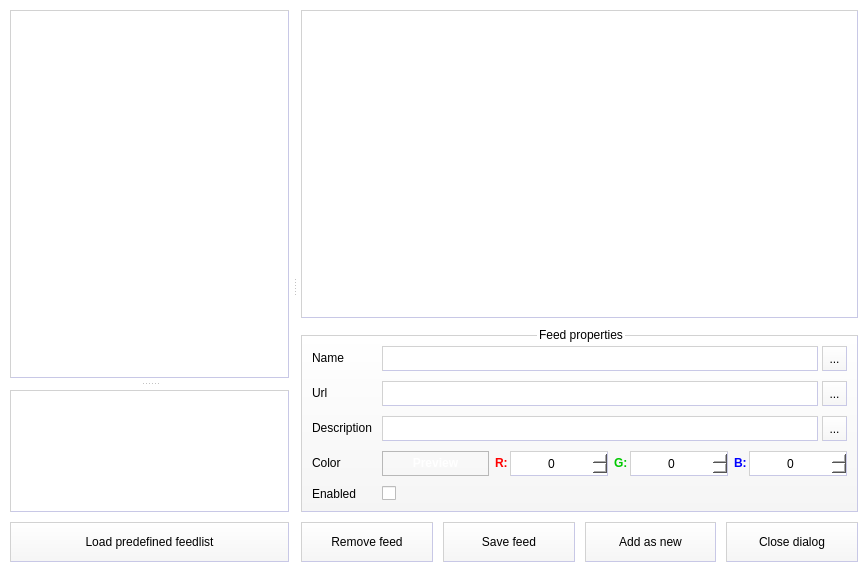
<?xml version="1.0" encoding="UTF-8"?>
<ui version="4.0">
 <class>FeedEditWidget</class>
 <widget class="QWidget" name="FeedEditWidget">
  <property name="geometry">
   <rect>
    <x>0</x>
    <y>0</y>
    <width>868</width>
    <height>572</height>
   </rect>
  </property>
  <property name="windowTitle">
   <string>Form</string>
  </property>
  <property name="styleSheet">
   <string notr="true">#FeedEditWidget{
	background-color: white;
}

QLabel{
	color: black;
}

QSpinBox{
	background-color: white;
	color: black;
	border-bottom: 1px solid rgb(200, 200, 230);
	border-right: 1px solid rgb(200, 200, 230);
	border-top: 1px solid rgb(210, 210, 210);
	border-left: 1px solid rgb(210, 210, 210);
	border-radius: 0px;
	min-width: 80px;
}

QSpinBox::up-button{
	width: 23px;
	height: 23px;
	subcontrol-origin: margin;
	subcontrol-position: center right;
	image: url(:/images/spinbox_up);
	border-right: 1px solid rgb(210, 210, 210);
	border-left: 1px solid rgb(210, 210, 210);
	background-color: qlineargradient(spread:pad, x1:0, y1:0, x2:0, y2:1, stop:0 rgb(255, 255, 255), stop:1 rgb(245, 245, 245));
}

QSpinBox::up-button:hover{
	background-color: qlineargradient(spread:pad, x1:0, y1:0, x2:0, y2:1, stop:0 rgb(245, 245, 245), stop:1 rgb(235, 235, 235));
}

QSpinBox::up-button:pressed{
	background-color: qlineargradient(spread:pad, x1:0, y1:0, x2:0, y2:1, stop:0 rgb(235, 235, 235), stop:1 rgb(225, 225, 225));
}

QSpinBox::down-button{
	width: 22px;
	height: 23px;
	subcontrol-origin: margin;
	subcontrol-position: center left;
	image: url(:/images/spinbox_down);	
	border-right: 1px solid rgb(210, 210, 210);
	border-left: 1px solid rgb(210, 210, 210);
	background-color: qlineargradient(spread:pad, x1:0, y1:0, x2:0, y2:1, stop:0 rgb(255, 255, 255), stop:1 rgb(245, 245, 245));
}

QSpinBox::down-button:hover{
	background-color: qlineargradient(spread:pad, x1:0, y1:0, x2:0, y2:1, stop:0 rgb(245, 245, 245), stop:1 rgb(235, 235, 235));
}

QSpinBox::down-button:pressed{
	background-color: qlineargradient(spread:pad, x1:0, y1:0, x2:0, y2:1, stop:0 rgb(235, 235, 235), stop:1 rgb(225, 225, 225));
}

QLineEdit{
	background-color: white;
	color: black;
	border-bottom: 1px solid rgb(200, 200, 230);
	border-right: 1px solid rgb(200, 200, 230);
	border-top: 1px solid rgb(210, 210, 210);
	border-left: 1px solid rgb(210, 210, 210);
	border-radius: 0px;
}

QListWidget{
	background-color: white;
	color: black;
	border-radius: 0px;
	border-bottom: 1px solid rgb(200, 200, 230);
	border-right: 1px solid rgb(200, 200, 230);
	border-top: 1px solid rgb(210, 210, 210);
	border-left: 1px solid rgb(210, 210, 210);
}

QListView::item:selected{
	border-radius: 0px;
	background-color: rgb(245, 245, 245);
	color: black;
}

QPushButton{
	background-color: qlineargradient(spread:pad, x1:0, y1:0, x2:0, y2:1, stop:0 rgb(255, 255, 255), stop:1 rgb(245, 245, 245));
	color: black;
	border-radius: 0px;
	border-bottom: 1px solid rgb(200, 200, 230);
	border-right: 1px solid rgb(200, 200, 230);
	border-top: 1px solid rgb(210, 210, 210);
	border-left: 1px solid rgb(210, 210, 210);
}

QPushButton:hover{
	background-color: qlineargradient(spread:pad, x1:0, y1:0, x2:0, y2:1, stop:0 rgb(245, 245, 245), stop:1 rgb(235, 235, 235));
}

QPushButton:pressed{
	background-color: qlineargradient(spread:pad, x1:0, y1:0, x2:0, y2:1, stop:0 rgb(235, 235, 235), stop:1 rgb(225, 225, 225));
}

QToolButton{
	background-color: qlineargradient(spread:pad, x1:0, y1:0, x2:0, y2:1, stop:0 rgb(255, 255, 255), stop:1 rgb(245, 245, 245));
	color: black;
	border-radius: 0px;
	border-bottom: 1px solid rgb(200, 200, 230);
	border-right: 1px solid rgb(200, 200, 230);
	border-top: 1px solid rgb(210, 210, 210);
	border-left: 1px solid rgb(210, 210, 210);
}

QToolButton:hover{
	background-color: qlineargradient(spread:pad, x1:0, y1:0, x2:0, y2:1, stop:0 rgb(245, 245, 245), stop:1 rgb(235, 235, 235));
}

QToolButton:pressed{
	background-color: qlineargradient(spread:pad, x1:0, y1:0, x2:0, y2:1, stop:0 rgb(235, 235, 235), stop:1 rgb(225, 225, 225));
}

QGroupBox{	
    background-color: qlineargradient(spread:pad, x1:0, y1:0, x2:0, y2:1, stop:0 rgb(255, 255, 255), stop:1 rgb(245, 245, 245));
	border-bottom: 1px solid rgb(200, 200, 230);
	border-right: 1px solid rgb(200, 200, 230);
	border-top: 1px solid rgb(210, 210, 210);
	border-left: 1px solid rgb(210, 210, 210);
	border-radius: 0px;
	margin-top: 7px;
}

QGroupBox::title{
	color: black;
	subcontrol-origin: margin;
	subcontrol-position: top conter;
}

#splitter::handle{
	image: url(:/images/splitter);
}

#presetSplitter::handle{
	image: url(:/images/hsplitter);
}

#feedlistDescriptionText{
	border-bottom: 1px solid rgb(200, 200, 230);
	border-right: 1px solid rgb(200, 200, 230);
	border-top: 1px solid rgb(210, 210, 210);
	border-left: 1px solid rgb(210, 210, 210);
	background-color: white;
}</string>
  </property>
  <layout class="QVBoxLayout" name="verticalLayout_3">
   <property name="spacing">
    <number>0</number>
   </property>
   <property name="leftMargin">
    <number>10</number>
   </property>
   <property name="topMargin">
    <number>10</number>
   </property>
   <property name="rightMargin">
    <number>10</number>
   </property>
   <property name="bottomMargin">
    <number>10</number>
   </property>
   <item>
    <widget class="QSplitter" name="splitter">
     <property name="orientation">
      <enum>Qt::Horizontal</enum>
     </property>
     <property name="handleWidth">
      <number>12</number>
     </property>
     <property name="childrenCollapsible">
      <bool>false</bool>
     </property>
     <widget class="QFrame" name="leftFrame">
      <property name="sizePolicy">
       <sizepolicy hsizetype="Preferred" vsizetype="Preferred">
        <horstretch>3</horstretch>
        <verstretch>0</verstretch>
       </sizepolicy>
      </property>
      <property name="lineWidth">
       <number>0</number>
      </property>
      <layout class="QVBoxLayout" name="verticalLayout">
       <property name="spacing">
        <number>10</number>
       </property>
       <property name="leftMargin">
        <number>0</number>
       </property>
       <property name="topMargin">
        <number>0</number>
       </property>
       <property name="rightMargin">
        <number>0</number>
       </property>
       <property name="bottomMargin">
        <number>0</number>
       </property>
       <item>
        <widget class="QSplitter" name="presetSplitter">
         <property name="orientation">
          <enum>Qt::Vertical</enum>
         </property>
         <property name="handleWidth">
          <number>12</number>
         </property>
         <property name="childrenCollapsible">
          <bool>false</bool>
         </property>
         <widget class="QListWidget" name="feedPresetList">
          <property name="sizePolicy">
           <sizepolicy hsizetype="Expanding" vsizetype="Preferred">
            <horstretch>0</horstretch>
            <verstretch>6</verstretch>
           </sizepolicy>
          </property>
         </widget>
         <widget class="QPlainTextEdit" name="feedlistDescriptionText">
          <property name="sizePolicy">
           <sizepolicy hsizetype="Expanding" vsizetype="Preferred">
            <horstretch>0</horstretch>
            <verstretch>2</verstretch>
           </sizepolicy>
          </property>
          <property name="readOnly">
           <bool>true</bool>
          </property>
         </widget>
        </widget>
       </item>
       <item>
        <widget class="QPushButton" name="loadFeedlistButton">
         <property name="sizePolicy">
          <sizepolicy hsizetype="Expanding" vsizetype="Fixed">
           <horstretch>0</horstretch>
           <verstretch>0</verstretch>
          </sizepolicy>
         </property>
         <property name="minimumSize">
          <size>
           <width>100</width>
           <height>40</height>
          </size>
         </property>
         <property name="text">
          <string>Load predefined feedlist</string>
         </property>
         <property name="default">
          <bool>false</bool>
         </property>
         <property name="flat">
          <bool>false</bool>
         </property>
        </widget>
       </item>
      </layout>
     </widget>
     <widget class="QFrame" name="rightFrame">
      <property name="sizePolicy">
       <sizepolicy hsizetype="Preferred" vsizetype="Preferred">
        <horstretch>3</horstretch>
        <verstretch>0</verstretch>
       </sizepolicy>
      </property>
      <property name="frameShape">
       <enum>QFrame::NoFrame</enum>
      </property>
      <property name="frameShadow">
       <enum>QFrame::Raised</enum>
      </property>
      <property name="lineWidth">
       <number>0</number>
      </property>
      <layout class="QVBoxLayout" name="verticalLayout_2">
       <property name="spacing">
        <number>10</number>
       </property>
       <property name="leftMargin">
        <number>0</number>
       </property>
       <property name="topMargin">
        <number>0</number>
       </property>
       <property name="rightMargin">
        <number>0</number>
       </property>
       <property name="bottomMargin">
        <number>0</number>
       </property>
       <item>
        <widget class="QListWidget" name="feedList">
         <property name="sizePolicy">
          <sizepolicy hsizetype="Preferred" vsizetype="Expanding">
           <horstretch>2</horstretch>
           <verstretch>0</verstretch>
          </sizepolicy>
         </property>
        </widget>
       </item>
       <item>
        <widget class="QGroupBox" name="groupBox1">
         <property name="sizePolicy">
          <sizepolicy hsizetype="Expanding" vsizetype="Minimum">
           <horstretch>0</horstretch>
           <verstretch>0</verstretch>
          </sizepolicy>
         </property>
         <property name="title">
          <string>Feed properties</string>
         </property>
         <layout class="QFormLayout" name="formLayout">
          <property name="sizeConstraint">
           <enum>QLayout::SetMinimumSize</enum>
          </property>
          <property name="fieldGrowthPolicy">
           <enum>QFormLayout::AllNonFixedFieldsGrow</enum>
          </property>
          <property name="horizontalSpacing">
           <number>10</number>
          </property>
          <property name="verticalSpacing">
           <number>10</number>
          </property>
          <property name="leftMargin">
           <number>10</number>
          </property>
          <property name="topMargin">
           <number>10</number>
          </property>
          <property name="rightMargin">
           <number>10</number>
          </property>
          <property name="bottomMargin">
           <number>10</number>
          </property>
          <item row="0" column="0">
           <widget class="QLabel" name="label1">
            <property name="text">
             <string>Name</string>
            </property>
           </widget>
          </item>
          <item row="0" column="1">
           <layout class="QHBoxLayout" name="horizontalLayout_3">
            <property name="spacing">
             <number>4</number>
            </property>
            <item>
             <widget class="QLineEdit" name="nameEdit">
              <property name="minimumSize">
               <size>
                <width>0</width>
                <height>25</height>
               </size>
              </property>
             </widget>
            </item>
            <item>
             <widget class="QToolButton" name="pasteNameButton">
              <property name="minimumSize">
               <size>
                <width>25</width>
                <height>25</height>
               </size>
              </property>
              <property name="maximumSize">
               <size>
                <width>25</width>
                <height>25</height>
               </size>
              </property>
              <property name="text">
               <string>...</string>
              </property>
              <property name="icon">
               <iconset>
                <normaloff>:/images/edit_paste</normaloff>:/images/edit_paste</iconset>
              </property>
              <property name="iconSize">
               <size>
                <width>18</width>
                <height>18</height>
               </size>
              </property>
             </widget>
            </item>
           </layout>
          </item>
          <item row="1" column="0">
           <widget class="QLabel" name="label2">
            <property name="text">
             <string>Url</string>
            </property>
           </widget>
          </item>
          <item row="1" column="1">
           <layout class="QHBoxLayout" name="horizontalLayout_2">
            <property name="spacing">
             <number>4</number>
            </property>
            <item>
             <widget class="QLineEdit" name="urlEdit">
              <property name="minimumSize">
               <size>
                <width>0</width>
                <height>25</height>
               </size>
              </property>
             </widget>
            </item>
            <item>
             <widget class="QToolButton" name="urlNameButton">
              <property name="minimumSize">
               <size>
                <width>25</width>
                <height>25</height>
               </size>
              </property>
              <property name="maximumSize">
               <size>
                <width>25</width>
                <height>25</height>
               </size>
              </property>
              <property name="text">
               <string>...</string>
              </property>
              <property name="icon">
               <iconset>
                <normaloff>:/images/edit_paste</normaloff>:/images/edit_paste</iconset>
              </property>
              <property name="iconSize">
               <size>
                <width>18</width>
                <height>18</height>
               </size>
              </property>
             </widget>
            </item>
           </layout>
          </item>
          <item row="2" column="0">
           <widget class="QLabel" name="label3">
            <property name="text">
             <string>Description</string>
            </property>
           </widget>
          </item>
          <item row="2" column="1">
           <layout class="QHBoxLayout" name="horizontalLayout_4">
            <property name="spacing">
             <number>4</number>
            </property>
            <item>
             <widget class="QLineEdit" name="descriptionEdit">
              <property name="minimumSize">
               <size>
                <width>0</width>
                <height>25</height>
               </size>
              </property>
             </widget>
            </item>
            <item>
             <widget class="QToolButton" name="descriptionNameButton">
              <property name="minimumSize">
               <size>
                <width>25</width>
                <height>25</height>
               </size>
              </property>
              <property name="maximumSize">
               <size>
                <width>25</width>
                <height>25</height>
               </size>
              </property>
              <property name="text">
               <string>...</string>
              </property>
              <property name="icon">
               <iconset>
                <normaloff>:/images/edit_paste</normaloff>:/images/edit_paste</iconset>
              </property>
              <property name="iconSize">
               <size>
                <width>18</width>
                <height>18</height>
               </size>
              </property>
             </widget>
            </item>
           </layout>
          </item>
          <item row="4" column="0">
           <widget class="QLabel" name="label">
            <property name="text">
             <string>Color</string>
            </property>
           </widget>
          </item>
          <item row="4" column="1">
           <layout class="QHBoxLayout" name="horizontalLayout_5">
            <property name="spacing">
             <number>2</number>
            </property>
            <item>
             <widget class="QLabel" name="bkgColorPreview">
              <property name="sizePolicy">
               <sizepolicy hsizetype="Expanding" vsizetype="Preferred">
                <horstretch>0</horstretch>
                <verstretch>0</verstretch>
               </sizepolicy>
              </property>
              <property name="minimumSize">
               <size>
                <width>60</width>
                <height>0</height>
               </size>
              </property>
              <property name="frameShape">
               <enum>QFrame::StyledPanel</enum>
              </property>
              <property name="text">
               <string>&lt;html&gt;&lt;head/&gt;&lt;body&gt;&lt;p&gt;&lt;span style=&quot; font-weight:600; color:#ffffff;&quot;&gt;Preview&lt;/span&gt;&lt;/p&gt;&lt;/body&gt;&lt;/html&gt;</string>
              </property>
              <property name="alignment">
               <set>Qt::AlignCenter</set>
              </property>
             </widget>
            </item>
            <item>
             <spacer name="horizontalSpacer_3">
              <property name="orientation">
               <enum>Qt::Horizontal</enum>
              </property>
              <property name="sizeType">
               <enum>QSizePolicy::Fixed</enum>
              </property>
              <property name="sizeHint" stdset="0">
               <size>
                <width>4</width>
                <height>20</height>
               </size>
              </property>
             </spacer>
            </item>
            <item>
             <widget class="QLabel" name="label4">
              <property name="sizePolicy">
               <sizepolicy hsizetype="Preferred" vsizetype="Preferred">
                <horstretch>0</horstretch>
                <verstretch>0</verstretch>
               </sizepolicy>
              </property>
              <property name="text">
               <string>&lt;html&gt;&lt;head/&gt;&lt;body&gt;&lt;p&gt;&lt;span style=&quot; font-weight:600; color:#ff0000;&quot;&gt;R:&lt;/span&gt;&lt;/p&gt;&lt;/body&gt;&lt;/html&gt;</string>
              </property>
             </widget>
            </item>
            <item>
             <widget class="QSpinBox" name="bkgRedBox">
              <property name="sizePolicy">
               <sizepolicy hsizetype="Preferred" vsizetype="Fixed">
                <horstretch>0</horstretch>
                <verstretch>0</verstretch>
               </sizepolicy>
              </property>
              <property name="minimumSize">
               <size>
                <width>82</width>
                <height>25</height>
               </size>
              </property>
              <property name="alignment">
               <set>Qt::AlignCenter</set>
              </property>
              <property name="maximum">
               <number>255</number>
              </property>
              <property name="singleStep">
               <number>5</number>
              </property>
             </widget>
            </item>
            <item>
             <spacer name="horizontalSpacer">
              <property name="orientation">
               <enum>Qt::Horizontal</enum>
              </property>
              <property name="sizeType">
               <enum>QSizePolicy::Fixed</enum>
              </property>
              <property name="sizeHint" stdset="0">
               <size>
                <width>4</width>
                <height>20</height>
               </size>
              </property>
             </spacer>
            </item>
            <item>
             <widget class="QLabel" name="label5">
              <property name="sizePolicy">
               <sizepolicy hsizetype="Preferred" vsizetype="Preferred">
                <horstretch>0</horstretch>
                <verstretch>0</verstretch>
               </sizepolicy>
              </property>
              <property name="text">
               <string>&lt;html&gt;&lt;head/&gt;&lt;body&gt;&lt;p&gt;&lt;span style=&quot; font-weight:600; color:#00c800;&quot;&gt;G:&lt;/span&gt;&lt;/p&gt;&lt;/body&gt;&lt;/html&gt;</string>
              </property>
             </widget>
            </item>
            <item>
             <widget class="QSpinBox" name="bkgGreenBox">
              <property name="sizePolicy">
               <sizepolicy hsizetype="Preferred" vsizetype="Fixed">
                <horstretch>0</horstretch>
                <verstretch>0</verstretch>
               </sizepolicy>
              </property>
              <property name="minimumSize">
               <size>
                <width>82</width>
                <height>25</height>
               </size>
              </property>
              <property name="alignment">
               <set>Qt::AlignCenter</set>
              </property>
              <property name="maximum">
               <number>255</number>
              </property>
              <property name="singleStep">
               <number>5</number>
              </property>
             </widget>
            </item>
            <item>
             <spacer name="horizontalSpacer_2">
              <property name="orientation">
               <enum>Qt::Horizontal</enum>
              </property>
              <property name="sizeType">
               <enum>QSizePolicy::Fixed</enum>
              </property>
              <property name="sizeHint" stdset="0">
               <size>
                <width>4</width>
                <height>20</height>
               </size>
              </property>
             </spacer>
            </item>
            <item>
             <widget class="QLabel" name="label6">
              <property name="sizePolicy">
               <sizepolicy hsizetype="Preferred" vsizetype="Preferred">
                <horstretch>0</horstretch>
                <verstretch>0</verstretch>
               </sizepolicy>
              </property>
              <property name="text">
               <string>&lt;html&gt;&lt;head/&gt;&lt;body&gt;&lt;p&gt;&lt;span style=&quot; font-weight:600; color:#0000ff;&quot;&gt;B:&lt;/span&gt;&lt;/p&gt;&lt;/body&gt;&lt;/html&gt;</string>
              </property>
             </widget>
            </item>
            <item>
             <widget class="QSpinBox" name="bkgBlueBox">
              <property name="sizePolicy">
               <sizepolicy hsizetype="Preferred" vsizetype="Fixed">
                <horstretch>0</horstretch>
                <verstretch>0</verstretch>
               </sizepolicy>
              </property>
              <property name="minimumSize">
               <size>
                <width>82</width>
                <height>25</height>
               </size>
              </property>
              <property name="alignment">
               <set>Qt::AlignCenter</set>
              </property>
              <property name="maximum">
               <number>255</number>
              </property>
              <property name="singleStep">
               <number>5</number>
              </property>
             </widget>
            </item>
           </layout>
          </item>
          <item row="5" column="0">
           <widget class="QLabel" name="label3_2">
            <property name="text">
             <string>Enabled</string>
            </property>
           </widget>
          </item>
          <item row="5" column="1">
           <widget class="QCheckBox" name="enableBox">
            <property name="text">
             <string/>
            </property>
           </widget>
          </item>
         </layout>
        </widget>
       </item>
       <item>
        <widget class="QFrame" name="frame2">
         <property name="sizePolicy">
          <sizepolicy hsizetype="Expanding" vsizetype="Minimum">
           <horstretch>0</horstretch>
           <verstretch>0</verstretch>
          </sizepolicy>
         </property>
         <property name="frameShape">
          <enum>QFrame::NoFrame</enum>
         </property>
         <property name="frameShadow">
          <enum>QFrame::Raised</enum>
         </property>
         <property name="lineWidth">
          <number>0</number>
         </property>
         <layout class="QHBoxLayout" name="horizontalLayout">
          <property name="spacing">
           <number>10</number>
          </property>
          <property name="leftMargin">
           <number>0</number>
          </property>
          <property name="topMargin">
           <number>0</number>
          </property>
          <property name="rightMargin">
           <number>0</number>
          </property>
          <property name="bottomMargin">
           <number>0</number>
          </property>
          <item>
           <widget class="QPushButton" name="removeButton">
            <property name="sizePolicy">
             <sizepolicy hsizetype="Expanding" vsizetype="Fixed">
              <horstretch>0</horstretch>
              <verstretch>0</verstretch>
             </sizepolicy>
            </property>
            <property name="minimumSize">
             <size>
              <width>100</width>
              <height>40</height>
             </size>
            </property>
            <property name="text">
             <string>Remove feed</string>
            </property>
            <property name="default">
             <bool>false</bool>
            </property>
            <property name="flat">
             <bool>false</bool>
            </property>
           </widget>
          </item>
          <item>
           <widget class="QPushButton" name="saveButton">
            <property name="sizePolicy">
             <sizepolicy hsizetype="Expanding" vsizetype="Fixed">
              <horstretch>0</horstretch>
              <verstretch>0</verstretch>
             </sizepolicy>
            </property>
            <property name="minimumSize">
             <size>
              <width>100</width>
              <height>40</height>
             </size>
            </property>
            <property name="text">
             <string>Save feed</string>
            </property>
           </widget>
          </item>
          <item>
           <widget class="QPushButton" name="addButton">
            <property name="sizePolicy">
             <sizepolicy hsizetype="Expanding" vsizetype="Fixed">
              <horstretch>0</horstretch>
              <verstretch>0</verstretch>
             </sizepolicy>
            </property>
            <property name="minimumSize">
             <size>
              <width>100</width>
              <height>40</height>
             </size>
            </property>
            <property name="text">
             <string>Add as new</string>
            </property>
           </widget>
          </item>
          <item>
           <widget class="QPushButton" name="closeButton">
            <property name="sizePolicy">
             <sizepolicy hsizetype="Expanding" vsizetype="Fixed">
              <horstretch>0</horstretch>
              <verstretch>0</verstretch>
             </sizepolicy>
            </property>
            <property name="minimumSize">
             <size>
              <width>100</width>
              <height>40</height>
             </size>
            </property>
            <property name="text">
             <string>Close dialog</string>
            </property>
           </widget>
          </item>
         </layout>
        </widget>
       </item>
      </layout>
     </widget>
    </widget>
   </item>
  </layout>
 </widget>
 <resources/>
 <connections/>
</ui>
